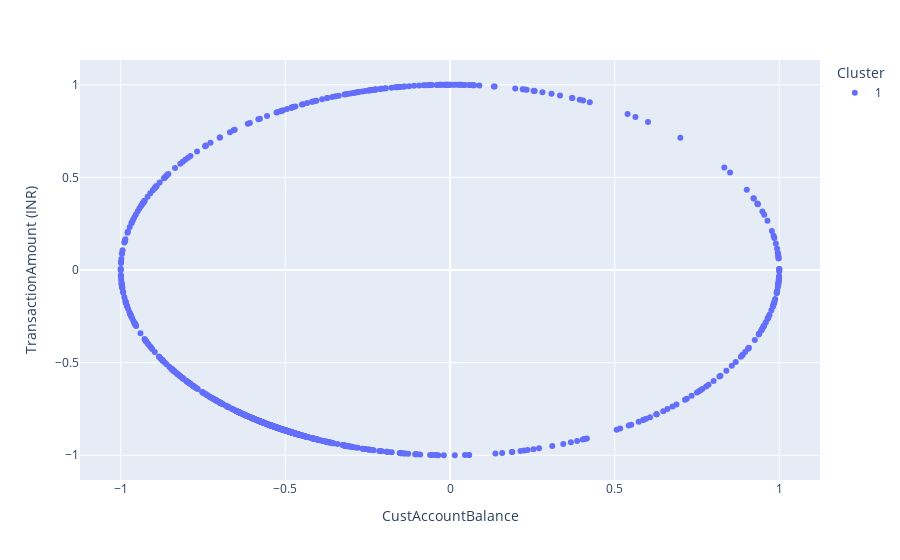

This figure's notebook cell:
### Code cell
import plotly.express as px

clusters_identificados = y_pred
datos_con_clusters = data
datos_con_clusters['CustAccountBalance'] = X.T[0]
datos_con_clusters['TransactionAmount (INR)'] = X.T[1]
datos_con_clusters['Cluster'] = clusters_identificados
datos_con_clusters["Cluster"] = datos_con_clusters["Cluster"].astype("category")

fig = px.scatter(datos_con_clusters, 
                 x = "CustAccountBalance", 
                 y = "TransactionAmount (INR)", 
                 color = "Cluster",
#                 size = '', 
                )
fig.show()

### Figure 1 — Plotly figure (JSON) as saved in the notebook; plotly's stock layout.template omitted (floating-point values rounded to 4 significant figures; data arrays with more than 128 entries replaced by an {"elided": "..."} marker saying what was removed)
{"data": [{"hovertemplate": "Cluster=1<br>CustAccountBalance=%{x}<br>TransactionAmount (INR)=%{y}<extra></extra>", "legendgroup": "1", "marker": {"color": "#636efa", "symbol": "circle"}, "mode": "markers", "name": "1", "orientation": "v", "showlegend": true, "type": "scatter", "x": {"elided": "1000 float values"}, "xaxis": "x", "y": {"elided": "1000 float values"}, "yaxis": "y"}], "layout": {"legend": {"title": {"text": "Cluster"}, "tracegroupgap": 0}, "margin": {"t": 60}, "xaxis": {"anchor": "y", "domain": [0, 1], "title": {"text": "CustAccountBalance"}}, "yaxis": {"anchor": "x", "domain": [0, 1], "title": {"text": "TransactionAmount (INR)"}}}}
